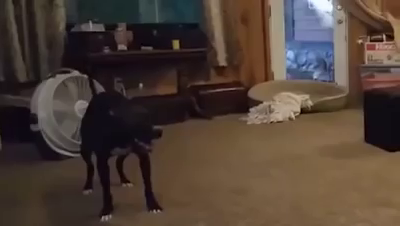
//> input picture frame 49 of 120_RPWvideos/DriftDogo.mp4, 400 x 226 px
$ ./main   (built with g++ and OpenCV 4)
//> lines starting //> are read from the running program, lines starting //| are printed output that depends on the picture; after the words box and inside, x2 and y2 are one past the last pixel; in counts of white or black regions, pixels touching at a corner belong together; pictures that were not available may be replaced by others from this repository, and a replacement may not be noted
### 120_RPWvideos/videoprocessor.h
//
// Created by laila on 22-05-21.
//


#if !defined VPROCESSOR
#define VPROCESSOR

#include <iostream>
#include <iomanip>
#include <sstream>
#include <string>
#include <vector>
#include <opencv2/core.hpp>
#include <opencv2/highgui.hpp>

// The frame processor interface
class FrameProcessor {

public:
    // processing method
    virtual void process(cv:: Mat &input, cv:: Mat &output)= 0;
};

class VideoProcessor {

private:
    cv::VideoCapture capture; //objeto captura de video opencv
    void (*process)(cv::Mat&, cv::Mat&); //funcion callback a llamar para procesar cada frame
    FrameProcessor *frameProcessor; //puntero a la clase implementando interfaz FrameProcesor
    bool callIt; //determinar si el callback debe ser llamado
    std::string windowNameInput; //el namewindow de entrada
    std::string windowNameOutput; //nombre de la ventana de salida
    int delay; //delay entre cada frame procesado
    long fnumber; //numero de frames procesados
    long frameToStop; //frame al cual se desea parar
    bool stop; //bool para parar el procesado

    std::vector<std::string> images; //vector de nombres de imagenes usadas como entrada
    std::vector<std::string>::const_iterator itImg; //iterador vector image
    cv::VideoWriter writer; // el objeto video writer
    std::string outputFile; //nombre de salida
    int currentIndex; //el index actual para imagenes de salida
    int digits; //number of digits in output image filename
    std::string extension; //extension de las imagenes de salida

    // to get the next frame
    // could be: video file; camera; vector of images
    bool readNextFrame(cv::Mat& frame) {
        if (images.size()==0)
            return capture.read(frame);
        else {
            if (itImg != images.end()) {
                frame= cv::imread(*itImg);
                itImg++;
                return frame.data != 0;
            }
            return false;
        }
    }

    // to write the output frame
    // could be: video file or images
    void writeNextFrame(cv::Mat& frame) {
        if (extension.length()) { // then we write images
            std::stringstream ss;
            ss << outputFile << std::setfill('0') << std::setw(digits) << currentIndex++ << extension;
            cv::imwrite(ss.str(),frame);
        } else { // then write video file
            writer.write(frame);
        }
    }

public:
    // Constructor
    VideoProcessor() : callIt(false), delay(-1),
                       fnumber(0), stop(false), digits(0), frameToStop(-1),
                       process(0), frameProcessor(0) {}

    // set the name of the video file
    bool setInput(std::string filename) {

        fnumber= 0;
        // In case a resource was already
        // associated with the VideoCapture instance
        capture.release();
        images.clear();

        // Open the video file
        return capture.open(filename);
    }

    // set the camera ID
    // [26 lines left out: functions setInput, setInput, not called in this run]

    // set the output video file
    // by default the same parameters than input video will be used
    bool setOutput(const std::string &filename, int codec=0, double framerate=0.0, bool isColor=true) {

        outputFile= filename;
        extension.clear();

        if (framerate==0.0)
            framerate= getFrameRate(); // same as input

        char c[4];
        // use same codec as input
        if (codec==0) {
            codec= getCodec(c);
        }

        // Open output video
        return writer.open(outputFile, // filename
                           codec, // codec to be used
                           framerate,      // frame rate of the video
                           getFrameSize(), // frame size
                           isColor);       // color video?
    }

    // set the output as a series of image files
    // extension must be ".jpg", ".bmp" ...
    // [20 lines left out: function setOutput, not called in this run]

    // set the callback function that will be called for each frame
    void setFrameProcessor(void (*frameProcessingCallback)(cv::Mat&, cv::Mat&)) {

        // invalidate frame processor class instance
        frameProcessor= 0;
        // this is the frame processor function that will be called
        process= frameProcessingCallback;
        callProcess();
    }

    // set the instance of the class that implements the FrameProcessor interface
    // [8 lines left out: function setFrameProcessor, not called in this run]

    // stop streaming at this frame number
    void stopAtFrameNo(long frame) {

        frameToStop= frame;
    }

    // process callback to be called
    void callProcess() {

        callIt= true;
    }

    // do not call process callback
    // [4 lines left out: function dontCallProcess, not called in this run]

    // to display the input frames
    void displayInput(std::string wn) {

        windowNameInput= wn;
        cv::namedWindow(windowNameInput);
    }

    // to display the processed frames
    void displayOutput(std::string wn) {

        windowNameOutput= wn;
        cv::namedWindow(windowNameOutput);
    }

    // do not display the processed frames
    // [7 lines left out: function dontDisplay, not called in this run]

    // set a delay between each frame
    // 0 means wait at each frame
    // negative means no delay
    void setDelay(int d) {

        delay= d;
    }

    // a count is kept of the processed frames
    // [4 lines left out: function getNumberOfProcessedFrames, not called in this run]

    // return the size of the video frame
    cv::Size getFrameSize() {

        if (images.size()==0) {

            // get size of from the capture device
            int w= static_cast<int>(capture.get(cv::CAP_PROP_FRAME_WIDTH));
            int h= static_cast<int>(capture.get(cv::CAP_PROP_FRAME_HEIGHT));

            return cv::Size(w,h);

        } else { // if input is vector of images

            cv::Mat tmp= cv::imread(images[0]);
            if (!tmp.data) return cv::Size(0,0);
            else return tmp.size();
        }
    }

    // return the frame number of the next frame
    long getFrameNumber() {

        if (images.size()==0) {

            // get info of from the capture device
            long f= static_cast<long>(capture.get(cv::CAP_PROP_POS_FRAMES));
            return f;

        } else { // if input is vector of images

            return static_cast<long>(itImg-images.begin());
        }
    }

    // return the position in ms
    // [8 lines left out: function getPositionMS, not called in this run]

    // return the frame rate
    double getFrameRate() {

        // undefined for vector of images
        if (images.size()!=0) return 0;

        double r= capture.get(cv::CAP_PROP_FPS);
        return r;
    }

    // return the number of frames in video
    // [8 lines left out: function getTotalFrameCount, not called in this run]

    // get the codec of input video
    int getCodec(char codec[4]) {

        // undefined for vector of images
        if (images.size()!=0) return -1;

        union {
            int value;
            char code[4]; } returned;

        returned.value= static_cast<int>(capture.get(cv::CAP_PROP_FOURCC));

        codec[0]= returned.code[0];
        codec[1]= returned.code[1];
        codec[2]= returned.code[2];
        codec[3]= returned.code[3];

        return returned.value;
    }

    // go to this frame number
    // [49 lines left out: functions setFrameNumber, setPositionMS, setRelativePosition, not called in this run]

    // Stop the processing
    void stopIt() {

        stop= true;
    }

    // Is the process stopped?
    bool isStopped() {

        return stop;
    }

    // Is a capture device opened?
    bool isOpened() {

        return capture.isOpened() || !images.empty();
    }

    // to grab (and process) the frames of the sequence
    void run() {

        // current frame
        cv::Mat frame;
        // output frame
        cv::Mat output;

        // if no capture device has been set
        if (!isOpened())
            return;

        stop= false;

        while (!isStopped()) {

            // read next frame if any
            if (!readNextFrame(frame))
                break;

            // display input frame
            if (windowNameInput.length()!=0)
                cv::imshow(windowNameInput,frame);

            // calling the process function or method
            if (callIt) {

                // process the frame
                if (process)
                    process(frame, output);
                else if (frameProcessor)
                    frameProcessor->process(frame,output);
                // increment frame number
                fnumber++;

            } else {

                output= frame;
            }

            // write output sequence
            if (outputFile.length()!=0)
                writeNextFrame(output);

            // display output frame
            if (windowNameOutput.length()!=0)
                cv::imshow(windowNameOutput,output);

            // introduce a delay
            if (delay>=0 && cv::waitKey(delay)>=0)
                stopIt();

            // check if we should stop
            if (frameToStop>=0 && getFrameNumber()==frameToStop)
                stopIt();
        }
    }
};

#endif

### 120_RPWvideos/main.cpp

#include <string>
#include <iostream>
#include <sstream>
#include <opencv2/core.hpp>
#include <opencv2/imgproc.hpp>
#include <opencv2/highgui.hpp>

#include "videoprocessor.h"

void draw(const cv::Mat& img, cv::Mat& out) {

    img.copyTo(out);
    cv::circle(out, cv::Point(100,100),5,cv::Scalar(255,0,0),2);
}

// processing function
void canny(cv::Mat& img, cv::Mat& out) {

    // Convert to gray
    if (img.channels()==3)
        cv::cvtColor(img,out,cv::COLOR_BGR2GRAY);
    // Compute Canny edges
    cv::Canny(out,out,100,200);
    // Invert the image
    cv::threshold(out,out,128,255,cv::THRESH_BINARY_INV);
}

int main()
{

    cv::VideoCapture capture("/home/laila/programacion/C++/openCV/120_RPWvideos/DriftDogo.mp4"); //abrimos el archivo de video
    //cv::VideoCapture capture("http://www.laganiere.name/bike.avi"); //o lo abrimos a traves de la web
    if (!capture.isOpened()) //chequeamos que este correctamente abierto
        return 1;
    double rate= capture.get(cv::CAP_PROP_FPS); //obtenemos el frame rate
    std::cout << "Frame rate: " << rate << "fps" << std::endl;

    bool stop(false);
    cv::Mat frame; //video frame actual
    cv::namedWindow("Extracted Frame");

    // corresponds to video frame rate
    int delay= 1000/rate; //delay entre cada frame
    long long i=0;
    std::string b="bike";
    std::string ext=".bmp";

    while (!stop) { //para todos los frames en el video

        // read next frame if any
        if (!capture.read(frame))
            break;
//> frame is the input picture: 226 rows x 400 cols, CV_8UC3; mean B, G, R 54.9, 64.1, 79.1
        cv::imshow("Extracted Frame",frame);

        std::string name(b);
        std::ostringstream ss; ss << std::setfill('0') << std::setw(3) << i; name+= ss.str(); i++;
        name+=ext;

        std::cout << name <<std::endl;

        cv::Mat test;
        //      cv::resize(frame, test, cv::Size(), 0.2,0.2);
        //		cv::imwrite(name, frame);
        //		cv::imwrite(name, test);

        // introduce a delay
        // or press key to stop
        if (cv::waitKey(delay)>=0)
//> the Esc key is pressed
            stop= true;
    }

    // Close the video file
    capture.release();

    cv::waitKey();

    //---------------------------------------------------------------------
    //VideoProcessor class

    // Create instance
    VideoProcessor processor;

    // Open video file
    processor.setInput("/home/laila/programacion/C++/openCV/120_RPWvideos/DOGO.avi");

    // Declare a window to display the video
    processor.displayInput("Input Video");
    processor.displayOutput("Output Video");

    // Play the video at the original frame rate
    processor.setDelay(1000./processor.getFrameRate());

    // Set the frame processor callback function
    processor.setFrameProcessor(canny);


    // output a video
    processor.setOutput("/home/laila/programacion/C++/openCV/120_RPWvideos/Canny.avi");
    // stop the process at this frame
    processor.stopAtFrameNo(400);


    // Start the process
    processor.run();
//> in canny, `cv::cvtColor(img,out,cv::COLOR_BGR2GRAY);`:
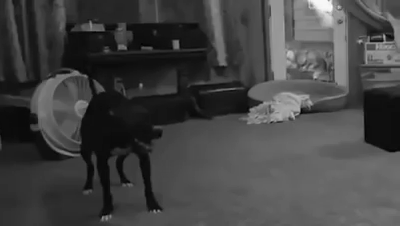
//> out: 226 rows x 400 cols, CV_8UC1; min 3, max 253, mean 67.5
//> in canny, `cv::Canny(out,out,100,200);`:
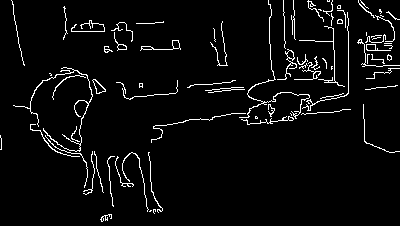
//> out: 226 rows x 400 cols, CV_8UC1; 4.4% white in thin lines or dots
//> in canny, `cv::threshold(out,out,128,255,cv::THRESH_BINARY_INV);`: out: 226 rows x 400 cols, CV_8UC1; 95.6% white; black in thin lines or dots
//> the Esc key is pressed


    cv::waitKey();

    return 0;
}

$ run again, starting later in the video
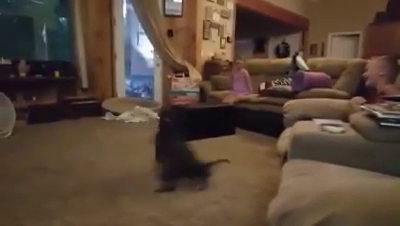
//> input picture frame 222 of 120_RPWvideos/DriftDogo.mp4, 400 x 226 px
//> frame is the input picture: 226 rows x 400 cols, CV_8UC3; mean B, G, R 56.5, 70.2, 88.5
//> in canny, `cv::cvtColor(img,out,cv::COLOR_BGR2GRAY);`:
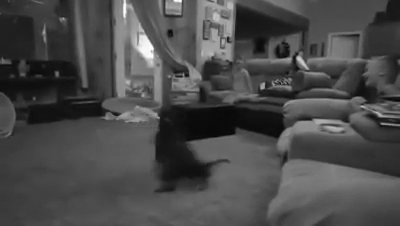
//> out: 226 rows x 400 cols, CV_8UC1; min 4, max 255, mean 74.1
//> in canny, `cv::Canny(out,out,100,200);`:
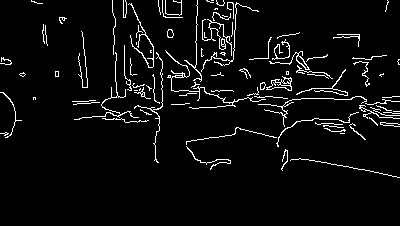
//> out: 226 rows x 400 cols, CV_8UC1; 4.9% white in thin lines or dots, all inside (x1, y1, x2, y2) = (0, 0, 400, 178)

$ run again, starting later in the video
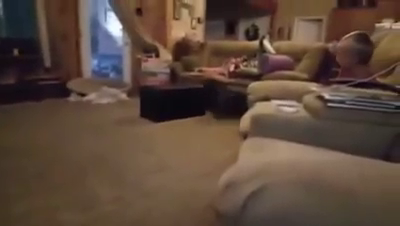
//> input picture frame 396 of 120_RPWvideos/DriftDogo.mp4, 400 x 226 px
//> frame is the input picture: 226 rows x 400 cols, CV_8UC3; mean B, G, R 59.9, 72.7, 92.3
//> in canny, `cv::cvtColor(img,out,cv::COLOR_BGR2GRAY);`:
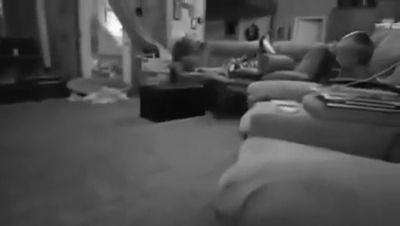
//> out: 226 rows x 400 cols, CV_8UC1; min 8, max 252, mean 77.1
//> in canny, `cv::Canny(out,out,100,200);`:
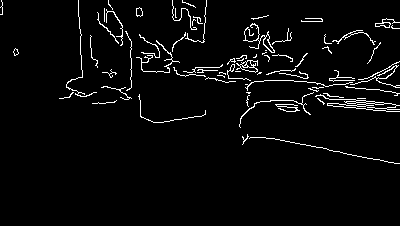
//> out: 226 rows x 400 cols, CV_8UC1; 3.7% white in thin lines or dots, all inside (x1, y1, x2, y2) = (0, 0, 400, 164)
